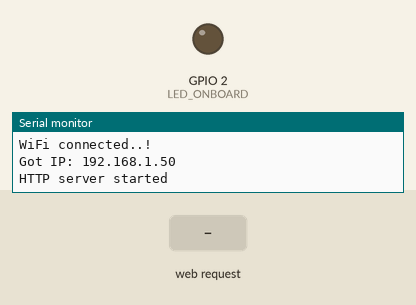
Recording of a sketch running on a simulated ESP8266 (NodeMCU). Parts: output pins drawn as LEDs (lit = HIGH), the last lines printed to the serial monitor. The test bench sets the inputs (shaded band). WiFi joins after 1.5 s; servers stay silent unless stated.

Above: at 3.3 s.
3.4 s: HTTP request GET /onboardledon received
At 3.7 s:
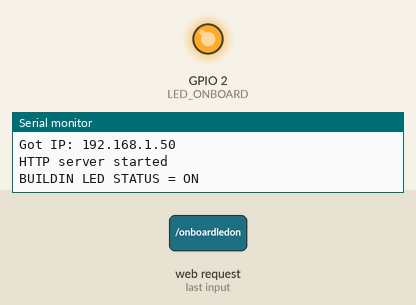
4.9 s: HTTP request GET / received
At 6.0 s:
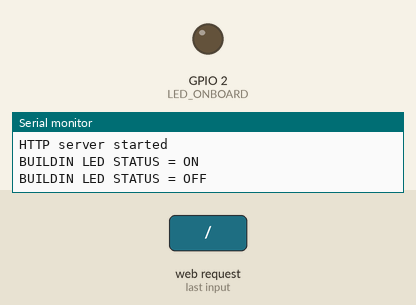
Timing chart, 0 to 7.9 s (numbered marks = the images above; inputs shaded):
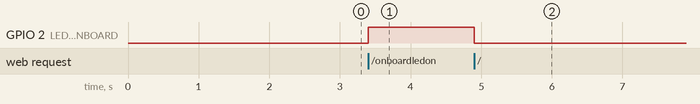

Measured:
- after the input at 3.4 s, GPIO 2 (LED_ONBOARD): LOW → HIGH at once
- after the input at 4.9 s, GPIO 2 (LED_ONBOARD): HIGH → LOW at once

The sketch:

esp8266_led_server.ino
```cpp
#include <ESP8266WiFi.h>
#include <ESP8266WebServer.h>

const char* ssid = "ghughu";
const char* password = "ghughu01922";

ESP8266WebServer server(80);

uint8_t LED_ONBOARD = LED_BUILTIN;
bool LED_ONBOARD_STATUS = LOW;

void setup() {
  Serial.begin(230400);
  delay(100);
  pinMode(LED_ONBOARD, OUTPUT);
  Serial.print("ConnectingTo=");
  Serial.println(ssid);
  WiFi.begin(ssid, password);
  while (WiFi.status() != WL_CONNECTED) {
    delay(1000);
    Serial.print(".");
  }
  Serial.println("");
  Serial.println("WiFi connected..!");
  Serial.print("Got IP: ");  Serial.println(WiFi.localIP());
  server.on("/", handle_OnConnect);
  server.on("/onboardledon", handle_ledon);
  server.on("/onboardledoff", handle_ledoff);
  server.onNotFound(handle_NotFound);
  server.begin();
  Serial.println("HTTP server started");
}

void loop() {
  server.handleClient();
  if (LED_ONBOARD_STATUS) {
    digitalWrite(LED_ONBOARD, HIGH);
  } else {
    digitalWrite(LED_ONBOARD, LOW);
  }
}

void handle_OnConnect() {
  LED_ONBOARD_STATUS = LOW;
  Serial.println("BUILDIN LED STATUS = OFF");
  server.send(200, "text/html", SendHTML(LED_ONBOARD_STATUS));
}

void handle_ledon() {
  LED_ONBOARD_STATUS = HIGH;
  Serial.println("BUILDIN LED STATUS = ON");
  server.send(200, "text/html", SendHTML(LED_ONBOARD_STATUS));
}

void handle_ledoff() {
  LED_ONBOARD_STATUS = LOW;
  Serial.println("BUILDIN LED STATUS = OFF");
  server.send(200, "text/html", SendHTML(LED_ONBOARD_STATUS));
}

void handle_NotFound(){
  server.send(404, "text/plain", "Not found");
}

String SendHTML(uint8_t LED_ONBOARD_STATUS){
  String ptr = "<!DOCTYPE html> <html>\n";
  ptr +="<head><meta name=\"viewport\" content=\"width=device-width, initial-scale=1.0, user-scalable=no\">\n";
  ptr +="<title>BUILDIN LED Control</title>\n";
  ptr +="<style>html { font-family: Helvetica; display: inline-block; margin: 0px auto; text-align: center;}\n";
  ptr +="body{margin-top: 50px;} h1 {color: #444444;margin: 50px auto 30px;} h3 {color: #444444;margin-bottom: 50px;}\n";
  ptr +=".button {display: block;width: 80px;background-color: #1abc9c;border: none;color: white;padding: 13px 30px;text-decoration: none;font-size: 25px;margin: 0px auto 35px;cursor: pointer;border-radius: 4px;}\n";
  ptr +=".button-on {background-color: #1abc9c;}\n";
  ptr +=".button-on:active {background-color: #16a085;}\n";
  ptr +=".button-off {background-color: #34495e;}\n";
  ptr +=".button-off:active {background-color: #2c3e50;}\n";
  ptr +="p {font-size: 14px;color: #888;margin-bottom: 10px;}\n";
  ptr +="</style>\n";
  ptr +="</head>\n";
  ptr +="<body>\n";
  ptr +="<h1>ESP8266 Web Server</h1>\n";
  ptr +="<h3>Using Station(STA) Mode</h3>\n";

  if(LED_ONBOARD_STATUS)
  {ptr +="<p>LED Status: ON</p><a class=\"button button-off\" href=\"/onboardledoff\">OFF</a>\n";}
  else
  {ptr +="<p>LED Status: OFF</p><a class=\"button button-on\" href=\"/onboardledon\">ON</a>\n";}

  ptr +="</body>\n";
  ptr +="</html>\n";
  return ptr;
}
```
